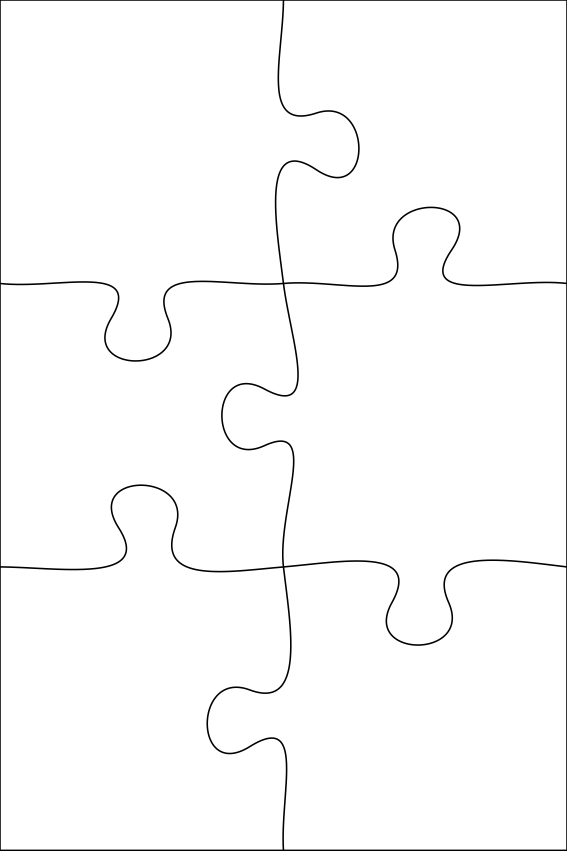
#> input picture PNGs/2x3.png, 1700 x 2551 px, given in place of 16x30.png, which was not available (shown at 1/3 size)
$ python image_builder.py
#> lines starting #> are read from the running program, lines starting #| are printed output that depends on the picture; after the words box and inside, x2 and y2 are one past the last pixel; in counts of white or black regions, pixels touching at a corner belong together; pictures that were not available may be replaced by others from this repository, and a replacement may not be noted
### util.py
import cv2
import random
import numpy as np

# rotate the image by a random angle
def rotate_image(image):

    # Get image dimensions
    height, width = image.shape[:2]

    # Generate a random angle between -30 and 30 degrees
    random_angle = random.uniform(-180, 180)

    # Calculate the rotation matrix
    rotation_matrix = cv2.getRotationMatrix2D((width/2, height/2), random_angle, 1)

    # Perform the actual rotation
    rotated_image = cv2.warpAffine(image, rotation_matrix, (width, height))

    return rotated_image

def paste_on_top(paste_to: np.ndarray, paste_from: np.ndarray, x: int ,y: int ):

    w = paste_from.shape[1]
    h = paste_from.shape[0]

    y2 = y+h
    x2 = x+w

    paste_to[y:y2,x:x2] = paste_from

    return paste_to

### svg_to_png.py
import cairosvg

def svg_to_png(input_path: str, output_path: str, dpi: int = 1200):
  """Convert one SVG file to a PNG file with the requested ppi (Pixel per inch).

  Args:
    input_path: The path to the input SVG file.
    output_path: The path to the output PNG file.
    ppi: The PPI (Pixel per inch) of the output PNG file.
  """
#> called with input_path = '.\\SVGs\\16x30.svg', output_path = '.\\PNGs\\16x30.png', dpi = 1200


  cairosvg.svg2png(
      url=input_path,
      write_to=output_path,
      dpi=dpi,
      background_color="white"
  )
#> (this line was passed over: cairosvg is not available in this run)

# [2 lines that do not run on import are left out]

### image_builder.py
import cv2
import svg_to_png
import util
import numpy as np
import math
import random
import os

# name of the piece
NAME = "16x30"
# the margin kept when cropping an image
CROP_MARGIN = 500


def main():
    # convert to png
    svg_path = f".\\SVGs\\{NAME}.svg"
    png_path = f".\\PNGs\\{NAME}.png"
    try:
        os.mkdir(f".\\outputs\\{NAME}")
    except FileExistsError:
        pass
    try:
        os.mkdir(f".\\outputs\\{NAME}\\raw")
    except FileExistsError:
        pass
    try:
        os.mkdir(f".\\outputs\\{NAME}\\divided")
    except FileExistsError:
        pass
    output_raw_path = f".\\outputs\\{NAME}\\raw\\{NAME}.png"
    output_divided_path = f".\\outputs\\{NAME}\\divided\\"
    svg_to_png.svg_to_png(svg_path,png_path)

    # open the image
    img = cv2.imread(png_path)
#> img is the input picture: shape (2551, 1700, 3); min 0, max 255, mean 251.5

    # convert to gray
    img = cv2.cvtColor(img,cv2.COLOR_BGR2GRAY)
#> img: shape (2551, 1700)

    # apply threshold
    _, img = cv2.threshold(img, 127, 255, cv2.THRESH_BINARY)
#> img: shape (2551, 1700); 98.6% white; 1 black region, box (x1, y1, x2, y2) and area: (0, 0, 1700, 2551) 59291

    # make it bigger on both sides to allow for better margins
    x = np.shape(img)[1]
#> x = 1700
    y = np.shape(img)[0]
#> y = 2551
    temp = np.zeros(shape=(y+2*CROP_MARGIN,x+2*CROP_MARGIN),dtype=img.dtype)
    temp[CROP_MARGIN:-CROP_MARGIN, CROP_MARGIN:-CROP_MARGIN] = img
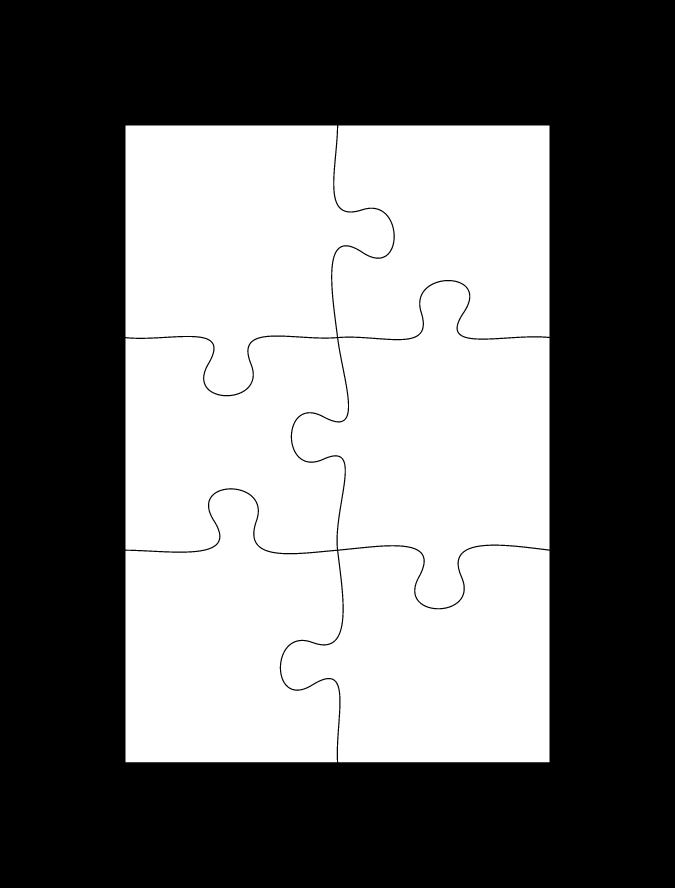
#> temp: shape (3551, 2700) (shown at 1/4 size); 44.6% white; 6 white regions, box (x1, y1, x2, y2) and area: (1168, 1125, 2198, 2433) 793284, (502, 502, 1574, 1580) 778942, (502, 1958, 1370, 3049) 719013, (1124, 2183, 2198, 3049) 713701, (1329, 502, 2198, 1356) 649241, (502, 1347, 1392, 2212) 623228
    img = temp
    # split into individual pieces:

    retval, labels, stats, centroids = cv2.connectedComponentsWithStats(img)
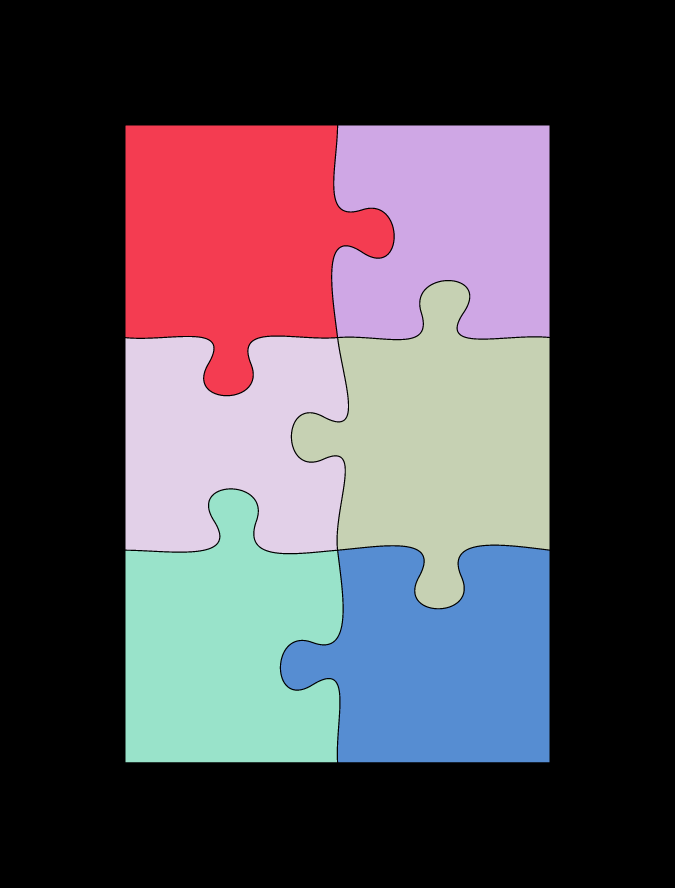
#> labels: shape (3551, 2700) int32 (shown at 1/4 size); 7 distinct labels, from 0 to 6; one colour per label, 0 black
#> retval = 7; stats = [[0, 0, 2700, 3551, 5310291], [502, 502, 1072, 1078, 778942], [1329, 502, 869, 854, 649241], [1168, 1125, 1030, 1308, 793284], [502, 1347, 890, 865, 623228], [502, 1958, 868, 1091, 719013], [1124, 2183, 1074, 866, 713701]]; centroids = [[1349.5, 1775], [944, 948.9], [1787.2, 908], [1762.3, 1772.8], [918.1, 1776], [912.3, 2595.6], [1752.6, 2640.1]]

    black = np.zeros_like(img)

    max_dim = 0
    all_pieces = []
    all_coordinates = []

    for i in range(1,retval):

        #filter the piece
        piece = black.copy()
        piece[labels == i] = 255

        stat = stats[i]

        y0 = stat[cv2.CC_STAT_TOP] - CROP_MARGIN
        x0 = stat[cv2.CC_STAT_LEFT] - CROP_MARGIN
        y1 = stat[cv2.CC_STAT_TOP] + stat[cv2.CC_STAT_HEIGHT] + CROP_MARGIN
        x1 = stat[cv2.CC_STAT_LEFT] + stat[cv2.CC_STAT_WIDTH] + CROP_MARGIN

        max_dim = max(max_dim, y1-y0)
        max_dim = max(max_dim, x1-x0)


        # crop the piece
        piece = piece[y0:y1,x0:x1]


        # get the coordinates of the corners of the piece
        x = (x0+x1)/2
        y = (y0+y1)/2
        p1,p2,p3,p4 = get_4_points(y,x)

        p1 = (p1[0]-x0, p1[1] - y0)
        p2 = (p2[0]-x0, p2[1] - y0)
        p3 = (p3[0]-x0, p3[1] - y0)
        p4 = (p4[0]-x0, p4[1] - y0)

        # draw corner for debug
        """
        piece = cv2.line(piece,p1,p2,color=125,thickness=10)
        piece = cv2.line(piece,p2,p3,color=125,thickness=10)
        piece = cv2.line(piece,p3,p4,color=125,thickness=10)
        piece = cv2.line(piece,p4,p1,color=125,thickness=10)
        cv2.imshow("",cv2.resize(piece,(400,400)))
        cv2.waitKey(0)
        """

        # save the result with the coordinates

        cv2.imwrite(output_divided_path+str(i-1)+".jpeg",piece)

        f = open(output_divided_path+str(i-1)+".txt",'w')

        f.write(f"p1: [{p1[0]}, {p1[1]}]\n")
        f.write(f"p2: [{p2[0]}, {p2[1]}]\n")
        f.write(f"p3: [{p3[0]}, {p3[1]}]\n")
        f.write(f"p4: [{p4[0]}, {p4[1]}]")

        f.close()

        #rotate the piece
        piece = util.rotate_image(piece)

        all_pieces.append(piece)
#> this loop made 6 passes
#> (stat, y0, x0, y1, x1, max_dim, x, y) on passes 2 to 6: ([1329, 502, 869, 854, 649241], 2, 829, 1856, 2698, 2078, 1763.5, 929), ([1168, 1125, 1030, 1308, 793284], 625, 668, 2933, 2698, 2308, 1683, 1779), ([502, 1347, 890, 865, 623228], 847, 2, 2712, 1892, 2308, 947, 1779.5), ([502, 1958, 868, 1091, 719013], 1458, 2, 3549, 1870, 2308, 936, 2503.5), ([1124, 2183, 1074, 866, 713701], 1683, 624, 3549, 2698, 2308, 1661, 2616)
#> (stat, y0, x0, y1, x1, max_dim, x, y) on pass 1: ([502, 502, 1072, 1078, 778942], 2, 2, 2080, 2074, 2078, 1038, 1041)
#| x: 0, y: 0
#| x: 1, y: 0
#| x: 1, y: 1
#| x: 0, y: 1
#| x: 0, y: 2
#| x: 1, y: 2
#> pass 1, in main, `piece = piece[y0:y1,x0:x1]`:
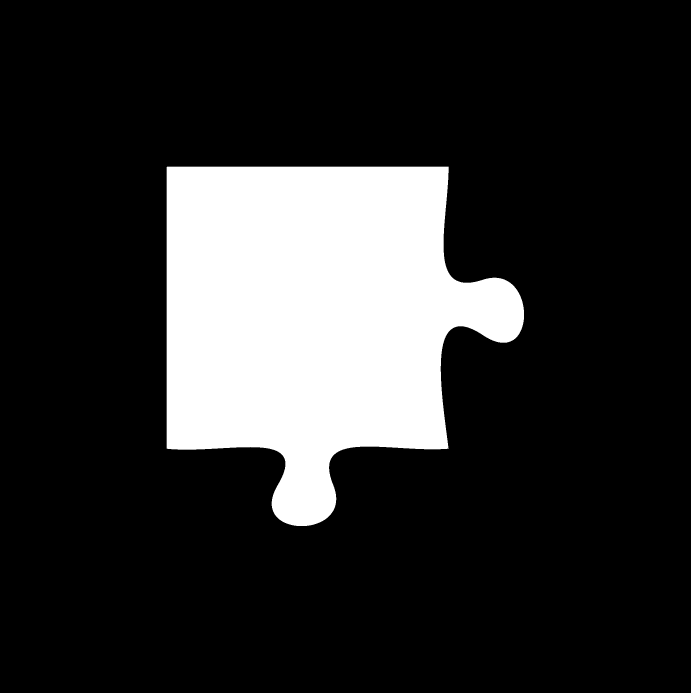
#> piece: shape (2078, 2072) (shown at 1/3 size); 18.1% white; 1 white region, box (x1, y1, x2, y2) and area: (500, 500, 1572, 1578) 778942
#> pass 1, in rotate_image, `rotated_image = cv2.warpAffine(image, rotation_matrix, (width, height))`:
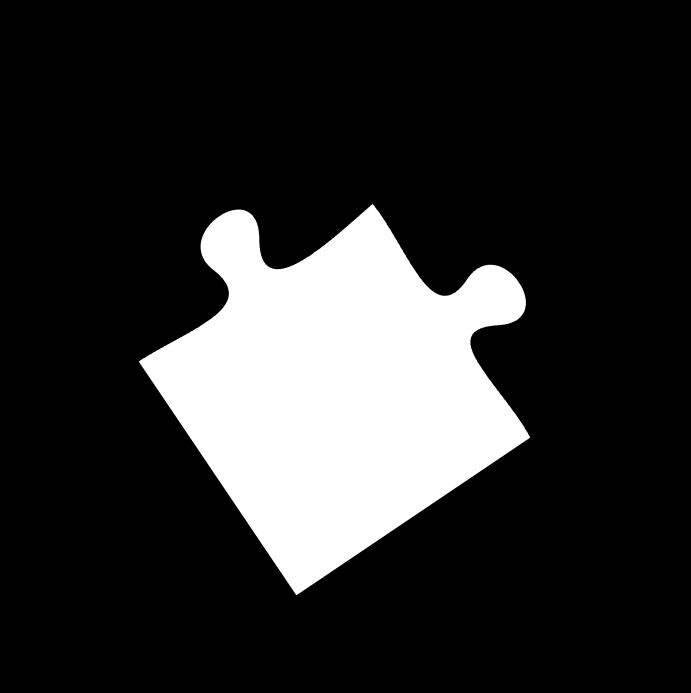
#> rotated_image: shape (2078, 2072) (shown at 1/3 size); min 0, max 255, mean 46.1
#> pass 2, in rotate_image (call 2), `rotated_image = cv2.warpAffine(image, rotation_matrix, (width, height))`:
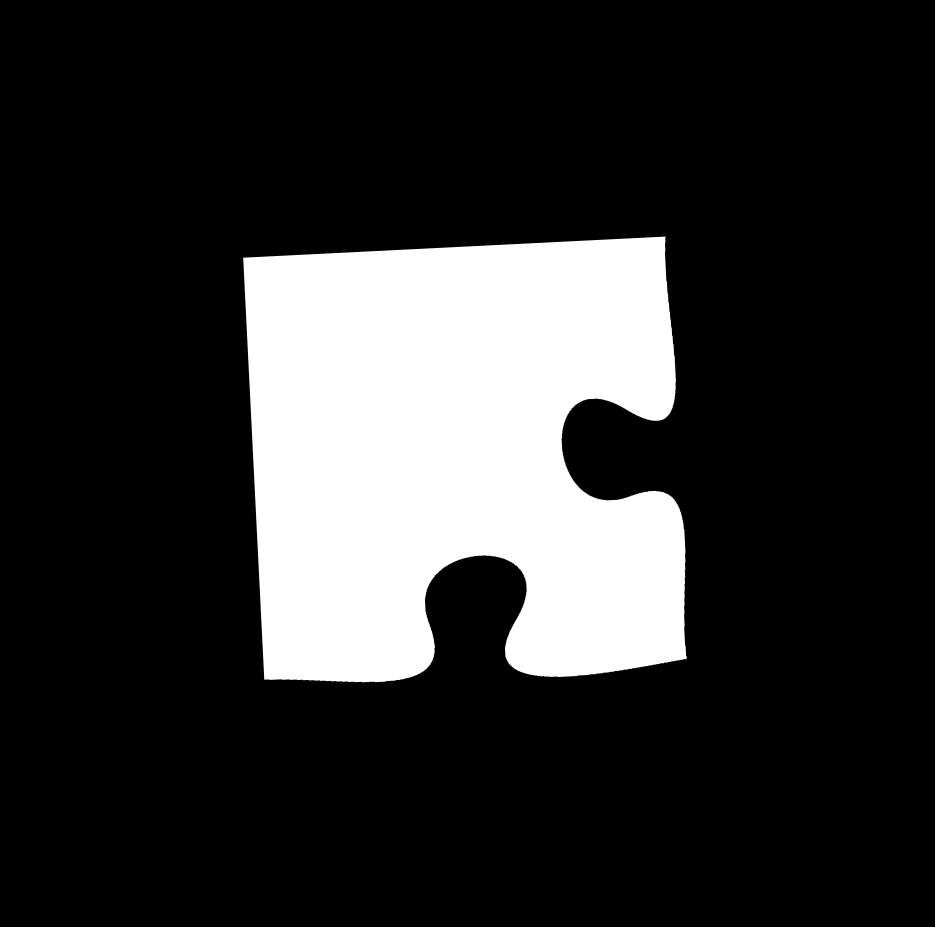
#> rotated_image: shape (1854, 1869) (shown at 1/2 size); min 0, max 255, mean 47.8
#> after the loop:
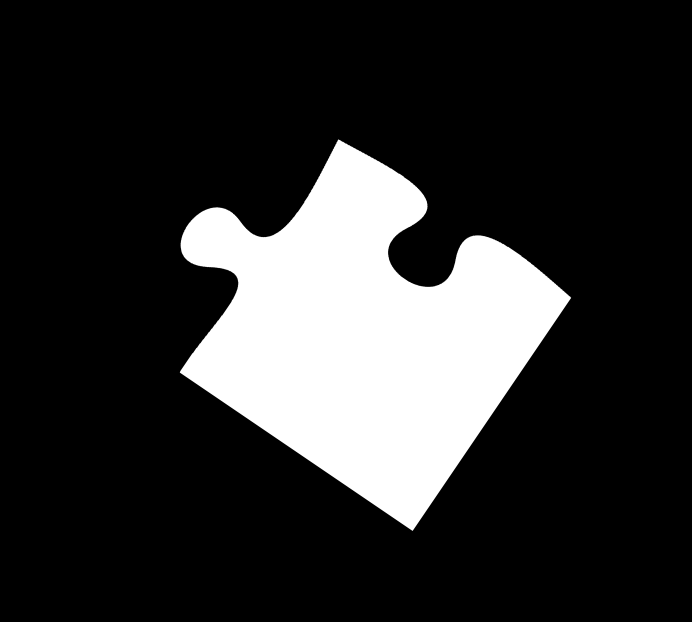
#> piece: shape (1866, 2074) (shown at 1/3 size); min 0, max 255, mean 47
#> after the loop, all_pieces = 6 items

        #cv2.imshow("",piece)
        #cv2.waitKey(0)

    random.shuffle(all_pieces)

    num_of_pieces = len(all_pieces)
#> num_of_pieces = 6

    pieces_per_side = math.ceil(np.sqrt(num_of_pieces))
#> pieces_per_side = 3
    side_len =  (pieces_per_side)*max_dim+1
#> side_len = 6925

    result_image = np.zeros(shape=(side_len,side_len),dtype=np.uint8)

    i = 0

    for x in range(pieces_per_side):
        for y in range(pieces_per_side):

            try:
                paste_from = all_pieces[i]
            except:
                break

            result_image = util.paste_on_top(result_image,paste_from,x*max_dim,y*max_dim)

            i+=1
#> this loop made 3 passes
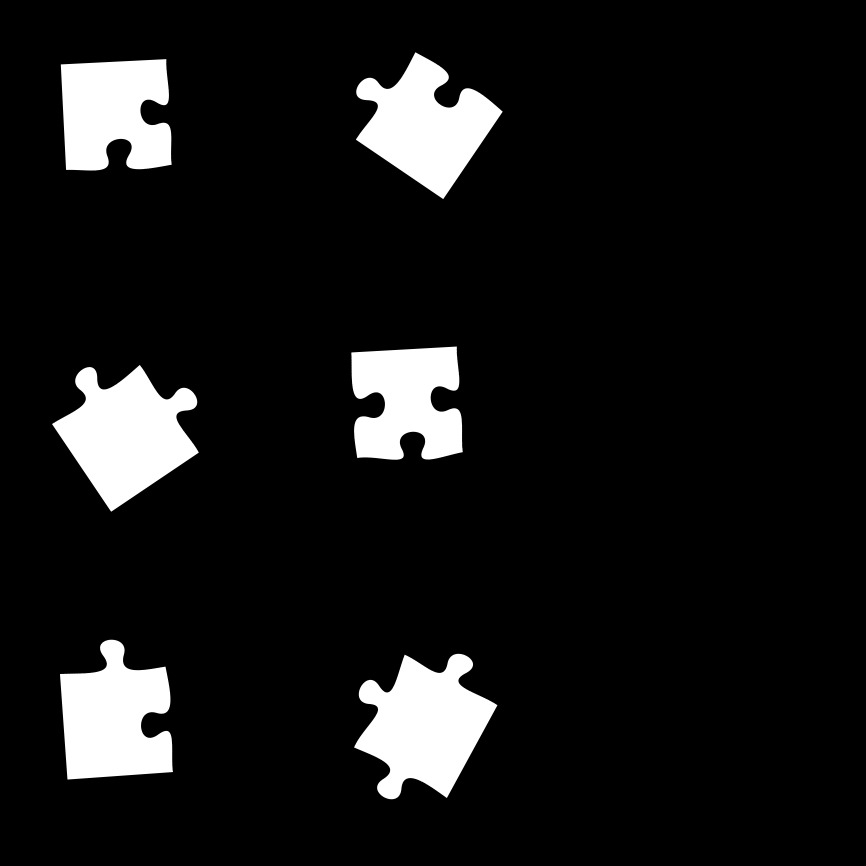
#> result_image: shape (6925, 6925) (shown at 1/8 size); min 0, max 255, mean 22.7
#> after the loop, i = 6

    cv2.imwrite(output_raw_path,result_image)


# from the center of a piece, this function return his 4 corners
def get_4_points(y_center,x_center, dpi = 1200):

    y_center -= CROP_MARGIN
    x_center -= CROP_MARGIN

    SIDE_ONE_PIECE = 18 #mm

    SIDE_ONE_PIECE_INC = SIDE_ONE_PIECE * 0.0393701

    coordinate_x = (x_center*1.0/dpi)/SIDE_ONE_PIECE_INC
    coordinate_y = (y_center*1.0/dpi)/SIDE_ONE_PIECE_INC

    coordinate_x = int(coordinate_x)
    coordinate_y = int(coordinate_y)

    x_start = coordinate_x *SIDE_ONE_PIECE_INC*dpi
    x_end = x_start + SIDE_ONE_PIECE_INC*dpi

    y_start = coordinate_y *SIDE_ONE_PIECE_INC*dpi
    y_end = y_start + SIDE_ONE_PIECE_INC*dpi

    x_start = int(x_start) + CROP_MARGIN
    x_end = int(x_end) + CROP_MARGIN
    y_start = int(y_start) + CROP_MARGIN
    y_end = int(y_end) + CROP_MARGIN


    print(f"x: {coordinate_x}, y: {coordinate_y}")

    # return the 4 coordinates of the piece
    return (x_start,y_start), (x_end,y_start), (x_end,y_end), (x_start,y_end)

if __name__ == "__main__":
    main()
